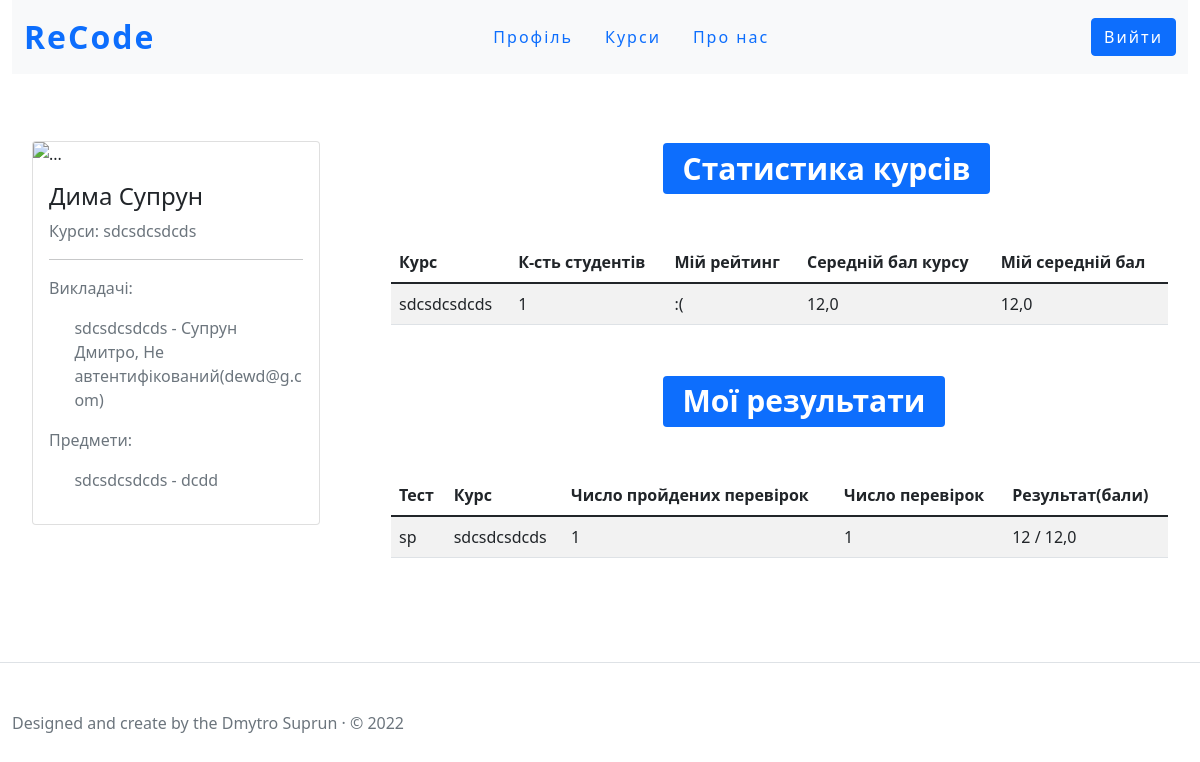
Before: / (signed in) with the older database file.
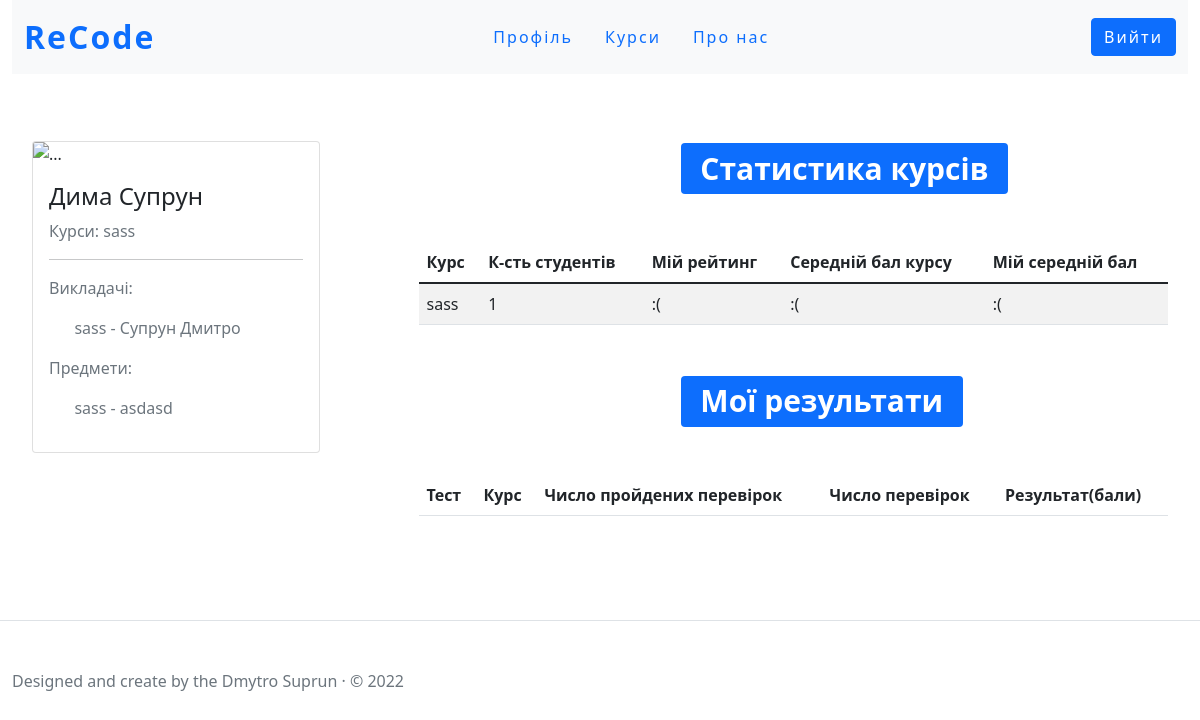
After: the same page with the newer database file.
### course/models.py (models this page shows, shortened)
class CourseConfig(models.Model):
    name=models.CharField('Назва курсу', max_length=255)
    course_slug=models.SlugField('URL', db_index=True, unique=True, max_length=255)
    subject=models.CharField('Предмет', max_length=255)
    date_creating=models.DateField(auto_now_add=True)
    def __str__(self):
        return self.name
    class Meta:
        ordering = ['-pk']

### userAnswer/models.py (models this page shows)
class UserWhoСompletedTest(models.Model):
    user=models.ForeignKey(User, on_delete=models.CASCADE, verbose_name='Учень')
    course=models.ForeignKey(CourseConfig, on_delete=models.CASCADE, verbose_name='Курс')
    test = models.ForeignKey(TestsConfig, on_delete=models.CASCADE,verbose_name='Тест')
    user_point = models.IntegerField('Кількість балів цього учня')
    success_percent = models.FloatField('Коофіцієнт успішності')
    date_completion = models.DateTimeField('Дата завершення',auto_now_add=True)

### tests/models.py (models this page shows, shortened)
class TestsConfig(models.Model):
    name_test = models.CharField('Назва тесту', max_length=255)
    slug = models.SlugField('URL', max_length=255, unique=True, db_index=True, )
    theme_test = models.CharField('Опис тесту ', max_length=255)
    author_of_test = models.ForeignKey(User,on_delete=models.CASCADE, verbose_name='Автор тесту')
    max_test_result = models.FloatField('Максимальний бал тесту')
    create_func_template = models.BooleanField('Автоматичне створення шаблону функції', default=True)
    date_creating=models.DateField(auto_now_add=True)
    class Meta:
        ordering=['-pk']

### staticPages/views.py (the view, shortened to what this page needs)
# urls.py: path('', index, name='index_page'),
def index(request):
    TYPE_PAGE=get_role(request)
    if TYPE_PAGE == 'anonymous':
        context={
            'type':TYPE_PAGE
        }
    elif TYPE_PAGE == 'student':
        this_student_info = StudentInCourse.objects.filter(e_mail=request.user.email)
        this_student_courses = []
        names_courses = []
        for stud in this_student_info:
            this_student_courses.append(stud.course)
            names_courses.append(f'{stud.course.name},')
        names_courses[-1] = names_courses[-1].replace(names_courses[-1][-1], '')
        all_course_teachers = {}
        for course in this_student_courses:
            all_course_teachers[course] = TeacherInCourse.objects.filter(course__name=course)
        for course, teachers in all_course_teachers.items():
            teachers_on_this_course = []
            for teacher in teachers:
                try:
                    this_teacher_in_user_model = User.objects.get(email=teacher.e_mail)
                except:
                    this_teacher_in_user_model =f'Не автентифікований({teacher.e_mail}),'
                teachers_on_this_course.append(this_teacher_in_user_model)
            all_course_teachers[course] = teachers_on_this_course
        for course, teachers in all_course_teachers.items():
            create_this_user = []
            for teacher in teachers:
                try:
                    create_this_user.append(f'{teacher.first_name} {teacher.last_name},')
                except:
                    create_this_user.append(f'{teacher}')
            all_course_teachers[course] = create_this_user
        for course, teachers in all_course_teachers.items():
            try:
                teachers[-1] = teachers[-1].replace(',', ' ')
            except Exception:
                continue
        average_mark = None
        subjects_on_course = {}
        course_and_num_students= {}
        ratings={}
        corse_average={}
        my_average={}
        courses = []
        my_results={}
        for course in this_student_courses:
            courses.append(course)
            subjects_on_course[course.name] = course.subject
            course_and_num_students[course] = num_student_in_course(course.course_slug)
            ratings[course] = student_position_in_course(course.course_slug, request.user.email)
            corse_average[course]=average_mark_in_course(course.course_slug)
            my_average[course]=get_student_average_in_course(course.course_slug, request.user.email)
            my_results[course]=UserWhoСompletedTest.objects.filter(user=request.user, course=course)
        cases_total_num={}
        for course, testing_results in my_results.items():
            for test_result in testing_results:
                try:
                    cases_total_num[test_result.test]=len(DataForTestingCode.objects.filter(section__test=test_result.test))  # якщо додавати до перевірок і поле курс, то тут потрібно додати фильтр по курсаам
                except KeyError:
                    continue
        completed_test_cases = {}
        for course, testing_results in my_results.items():
            tmp_tests_info = {}
            for testing_res in testing_results:
                tmp_tests_info[testing_res.test]=len(CheckinResult.objects.filter(testing_result=True, test=testing_res.test, course=testing_res.course, user=testing_res.user))
            completed_test_cases[course] = tmp_tests_info
        context = {
            'type': TYPE_PAGE,
            'courses': names_courses,
            'teachers_on_course': all_course_teachers.items(),
            'subjects': subjects_on_course.items(),
            'title': f'{request.user.first_name} {request.user.last_name}',
            'courses':courses,
            'num_students':course_and_num_students.items(),
            'rating':ratings.items(),
            'average':my_average.items(),
            'course_average':corse_average.items(),
            'my_res':my_results.items(),
            'cases_total_num':cases_total_num.items(),
            'cases_complete_num':completed_test_cases.items(),
        }
    else:
        context = {
            'type': TYPE_PAGE,
            'courses': [' Користувач не зареєстрований'],
            'title': f'Головна'
        }
    return render(request, 'staticPages/index.html', context=context)

### staticPages/views.py (called while the page is built)
def get_role(req):
    if req.user.is_anonymous:
        return 'anonymous'
    elif len(TeacherInCourse.objects.filter(e_mail=req.user.email))==0:
        if len(StudentInCourse.objects.filter(e_mail=req.user.email))==0:
            return 'anonymousStudent'
        return 'student'
    return 'teacher'

### statistic/views.py (called while the page is built)
def check_teacher(email):
    if len(TeacherInCourse.objects.filter(e_mail=email))==0:
        return False
    return True

def get_students_by_course(course):
    return StudentInCourse.objects.filter(course=course)

def get_course_by_slug(course_slug):
    return get_object_or_404(CourseConfig, course_slug=course_slug)

def get_assign_test(course):
    return AssignedTest.objects.filter( course=course)

def get_user_by_email(email):
    return get_object_or_404(User, email=email)

def get_student_in_course(student_email, course):
    return StudentInCourse.objects.get(e_mail=student_email, course=course)

def percent_part(total_num, chosen_part):
    if total_num == 0:
        return ':('
    return (chosen_part * 100)/total_num

### staticPages/templates/staticPages/index.html
{%if type == "teacher" %}
    {%include 'staticPages/profile/super-profile.html'%}
{%elif type == "student" or type == 'anonymousStudent'  %}
    {%include 'staticPages/profile/student-profile.html'%}
{%else%}
    {%include 'staticPages/index-layout.html'%}
{%endif%}

### staticPages/templates/staticPages/profile/student-profile.html
{% extends "staticPages/profile/profile-layout.html" %}
{%load static%}
{%block about_user%}
    <h4 class="card-title">{{user.first_name}} {{user.last_name}}</h4>
    <p class="text-muted">Курси:
        {%for course in courses%}
            {{course}}
        {%endfor%}
    </p>
    <hr>
    <p class="text-muted">Викладачі: </p>
    {% for course, teachers in teachers_on_course %}
            <p class="text-muted teacher-margin">{{course}} -
                {%for teacher in teachers %}
                    {{teacher}}
                {%endfor%}
            </p>
    {%endfor%}
    <p class="text-muted">Предмети: </p>
    {%for course, subject in subjects%}
        <p class="text-muted teacher-margin">{{course}} - {{subject}} </p>
    {%endfor%}
{%endblock%}
{%block information_in_profile%}
    <div class="user-course-statistic">
        <h1> <span class="badge bg-primary title__statistic">Статистика курсів</span></h1>
        <table class="table table-striped mt-5 mb-5">
            <thead>
                <tr>
                    <th scope="col">Курс</th>
                    <th scope="col">К-сть студентів</th>
                    <th scope="col">Мій рейтинг</th>
                    <th scope="col">Середній бал курсу</th>
                    <th scope="col">Мій середній бал</th>
                </tr>
            </thead>
            <tbody>
                {% for course1 in courses%}
                    <tr>
                        <td>{{course1.name}}</td>
                        <td>
                            {%for c,s in num_students%}
                                {%if course1 == c %}
                                    {{s}}
                                {%endif%}
                            {%endfor%}
                        </td>
                         <td>
                             {%for c,r in rating%}
                                {%if course1 == c %}
                                    {{r}}
                                {%endif%}
                            {%endfor%}
                         </td>
                        <td>
                            {%for c,ca in course_average%}
                                {%if course1 == c %}
                                    {{ca}}
                                {%endif%}
                            {%endfor%}
                        </td>
                        <td>
                            {%for c,a in average%}
                                {%if course1 == c %}
                                    {{a}}
                                {%endif%}
                            {%endfor%}
                        </td>
                    </tr>
                {% endfor %}
            </tbody>
        </table>
    </div>
    <div class="user-test-statistic">
        <h1> <span class="badge bg-primary title__statistic ">Мої результати</span></h1>
        <table class="table table-striped mt-5 mb-5">
            <thead>
                <tr>
                    <th scope="col">Тест</th>
                    <th scope="col">Курс</th>
                    <th scope="col">Число пройдених перевірок</th>
                    <th scope="col">Число перевірок</th>
                    <th scope="col">Результат(бали)</th>
                </tr>
            </thead>
            <tbody>
                {%for c,r in my_res %}
                    {%for tmp_r in r%}
                        <tr>
                            <td>{{tmp_r.test.name_test}}</td>
                            <td>{{c.name}}</td>
                            <td>
                                {%for course_tmp , test_with_num_complete in cases_complete_num%}
                                    {%if course_tmp == c%}
                                        {%for test, num_complete in test_with_num_complete.items %}
                                            {%if test == tmp_r.test %}
                                                {{num_complete}}
                                             {%endif%}
                                        {%endfor%}
                                    {%endif%}
                                {%endfor%}
                            </td>
                            <td>
                                {%for case_test, num in cases_total_num%}
                                    {%if case_test == tmp_r.test%}
                                        {{num}}
                                    {%endif%}
                                {%endfor%}
                            </td>
                            <td>{{tmp_r.user_point}} / {{tmp_r.test.max_test_result}}</td>
                        </tr>
                    {%endfor%}
                {%endfor%}
            </tbody>
        </table>
    </div>
{%endblock%}

Changed rows visible on the page:
removed UserWhoСompletedTest: test.name_test "sр", {{ c.name }} "sdcsdcsdcds", user_point "12", test.max_test_result "12,0"
no longer on this page (row edited): TestsConfig: num_complete "1", num "1"
changed CourseConfig id 1: name "sdcsdcsdcds" → "sass"; ca "12,0" → ":("; a "12,0" → ":("
Other visible differences:
new list line: "Супрун Дмитро"
new list line: "sass asdasd"
list line gone: "Супрун Дмитро,"
list line gone: "Не автентифікований(dewd@g.com)"
list line gone: "sdcsdcsdcds dcdd"
